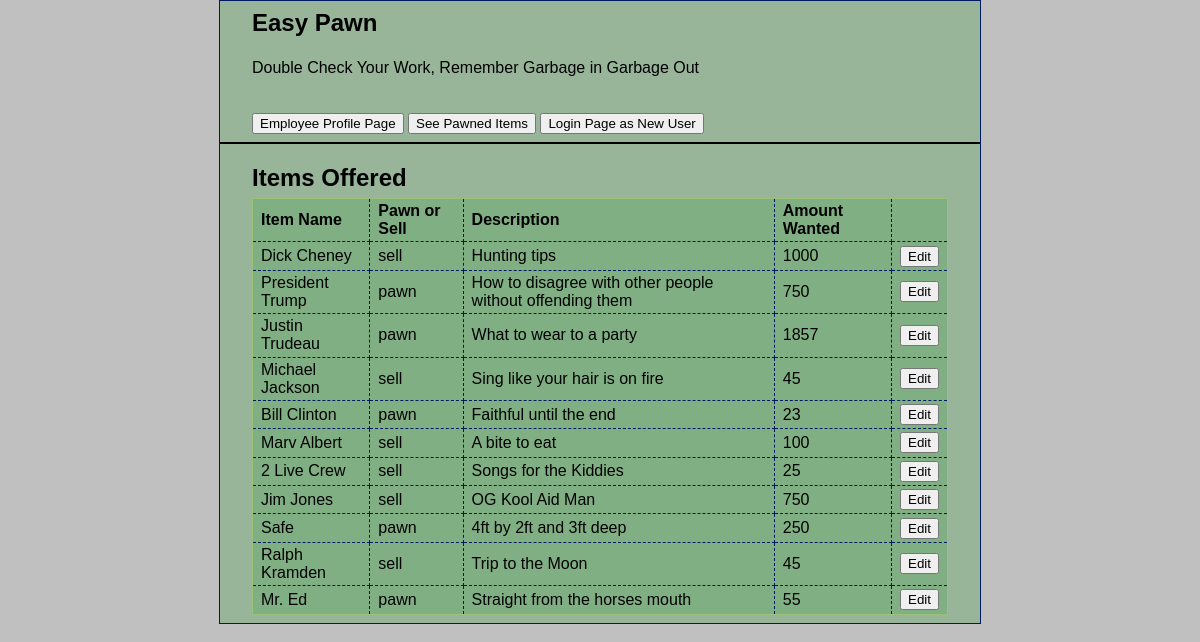
/index.php?action=employeeProfile (signed in), run on an earlier commit of the app's database.
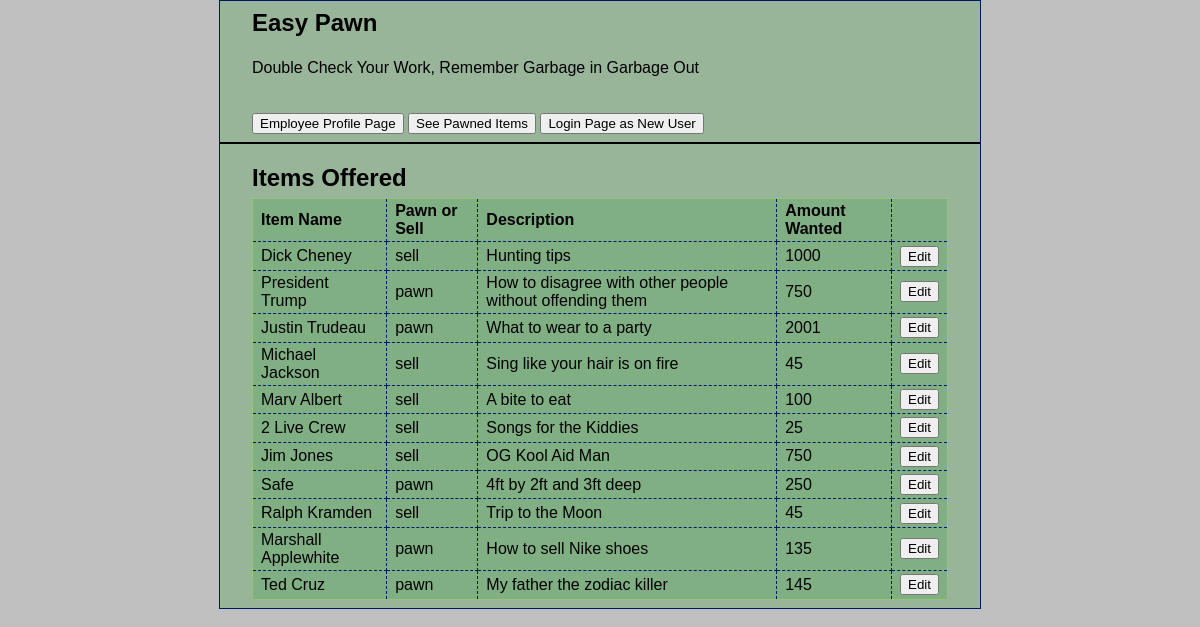
And on a later commit of the database.
### tables this page shows
CREATE TABLE `customerinquirytable` (
  `inquiryID` int(11) NOT NULL,
  `customerID` int(11) NOT NULL,
  `itemName` varchar(50) NOT NULL,
  `description` varchar(250) DEFAULT NULL,
  `amountWanted` float NOT NULL,
  `pawnOrSell` varchar(10) NOT NULL
);

### model/DBitem.php (called while the page is built, shortened)
<?php
class DBitem {
    public static function getAllCustInquiryItems() {
        $db = Database::getDB();
        $query = 'select *
                    from customerinquirytable';
        $statement = $db->prepare($query);
        $statement->execute();
        $results = $statement->fetchAll();
        $items = array();
        foreach ($results as $row) {
            $item = new custInquiryItem($row['inquiryID'], $row['customerID'], $row['amountWanted'], $row['itemName'], $row['description'], $row['pawnOrSell']);
            $items[] = $item;
        }
        return $items;
    }
}

### model/custInquiryItem.php (called while the page is built, shortened)
<?php
class custInquiryItem {
    public $inquiryID, $customerID, $amountWanted, $itemName, $description, $pawnOrSell;
    function __construct($inquiryID, $customerID, $amountWanted, $itemName, $description, $pawnOrSell) {
        $this->amountWanted = $amountWanted;
        $this->itemName = $itemName;
        $this->description = $description;
        $this->pawnOrSell = $pawnOrSell;
    }
    function getAmountWanted() {
        return $this->amountWanted;
    }
    function getItemName() {
        return $this->itemName;
    }
    function getDescription() {
        return $this->description;
    }
    function getPawnOrSell() {
        return $this->pawnOrSell;
    }
}

### view/employeeProfile.php (the view, shortened to what this page needs)
<!DOCTYPE html>
<html>
    <head>
        <link rel="stylesheet" type="text/css" href="main.css">
    </head>
    <body>
        <header>
            <h1>Easy Pawn</h1><br>
            <p>Double Check Your Work, Remember Garbage in Garbage Out</p><br><br>
            <div id="userNav"><?php include 'nav.php'; ?></div>
        </header>
        <main>
            <h1>Items Offered</h1>
            <table>
                <tr>
                    <th>Item Name</th>
                    <th>Pawn or Sell</th>
                    <th>Description</th>
                    <th>Amount Wanted</th>
                    <th>&nbsp;</th>
                </tr>
                <?php foreach ($inquiryItems as $item) : ?>
                    <tr>
                        <td><?php echo htmlspecialchars($item->getItemName()); ?></td>
                        <td><?php echo htmlspecialchars($item->getPawnOrSell()); ?></td>
                        <td><?php echo htmlspecialchars($item->getDescription()); ?></td>
                        <td><?php echo htmlspecialchars($item->getAmountWanted()); ?></td>
                        <td><form action="index.php" method="post">
                                <input type="submit" value="Edit">
                            </form></td>
                    </tr>
                <?php endforeach; ?>
            </table>
        </main>
    </body>
</html>

### index.php (shortened to what this page needs)
<!DOCTYPE html>
<?php
require_once('model/DBitem.php');
require_once('model/custInquiryItem.php');
$action = filter_input(INPUT_POST, 'action');
if ($action === NULL) {
    $action = filter_input(INPUT_GET, 'action');
}
switch ($action) {
    case 'employeeProfile':
        $inquiryItems = DBitem::getAllCustInquiryItems();
        include 'view\employeeProfile.php';
        die();
        break;
}
?>

### view/nav.php (shortened to what this page needs)
<!DOCTYPE html>
<?php if ($action === 'welcome') { ?>
    <button class="button" onclick="location.href = 'index.php?action=getRegistered'" type="button" title="Sign Up">
        Register Page</button>
<?php } else if ($action === 'getRegistered') { ?>
    <button class="button" onclick="location.href = 'index.php?action=welcome'" type="button" title="Welcome">
        Login Page</button>
<?php } else if ($action === 'employeeProfile' || $action === 'inspectItem' || $action === 'inventoryItems' || $action === 'pawnItems' ||
        $action === 'inspectPawn' || $action === 'inspectInventory') { ?>
    <button class="button" onclick="location.href = 'index.php?action=employeeProfile'" type="button" title="Employee Profile Page">
        Employee Profile Page</button>
    <button class="button" onclick="location.href = 'index.php?action=pawnItems'" type="button" title="See Pawned Items">
        See Pawned Items</button>
    <button class="button" onclick="location.href = 'index.php?action=welcome'" type="button" title="Login in as a New User">
        Login Page as New User</button>
    <?php
}

### main.css (style rules this page uses)
html { background-color: #C0C0C0; }
body { margin-top: 0; font-family: Arial, Helvetica, sans-serif; width: 760px; margin: 0 auto; background-color: #98b59a; border: 1px solid #001963; }
header { margin: 0; border-bottom: 2px solid black; padding: .5em 2em; }
header h1 { color: black; margin: 0; padding: 0; }
header p { margin: 0; padding: .25em 0 0 0; }
main { margin: 0; padding: .5em 2em ; }
h1 { font-size: 150%; margin: 0; padding: .5em 0 .25em; }
h1, h2 { color: black; }
p { margin: .5em 0 .5em 0; padding: 0; }
table { border: 1px solid #9ac17a; border-collapse: collapse; background-color: #80af83; }
td, th { border: 1px dashed #001963; padding: .2em .5em .2em .5em; text-align: left; }
form { margin: 0; }

What changed in the data, as far as the page shows it:
removed customerinquirytable: itemName "Bill Clinton", pawnOrSell "pawn", description "Faithful until the end", amountWanted "23"
removed customerinquirytable: itemName "Mr. Ed", pawnOrSell "pawn", description "Straight from the horses mouth", amountWanted "55"
changed customerinquirytable "Justin Trudeau": amountWanted "1857" → "2001"
added customerinquirytable: itemName "Marshall Applewhite", pawnOrSell "pawn", description "How to sell Nike shoes", amountWanted "135"
added customerinquirytable: itemName "Ted Cruz", pawnOrSell "pawn", description "My father the zodiac killer", amountWanted "145"
